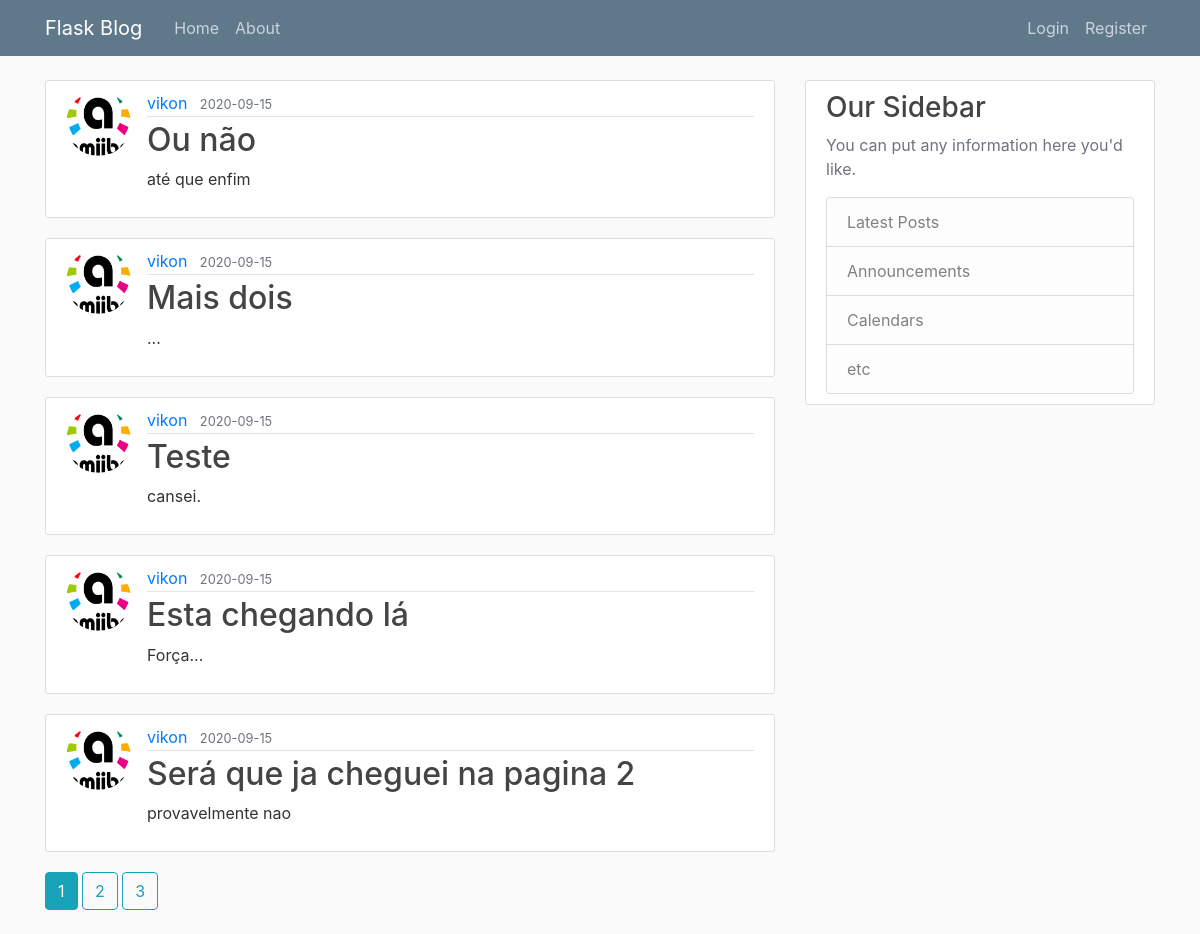
The page /home on the database its author committed.
### flaskblog/models.py (models this page shows, shortened)
class Post(db.Model):
    id = db.Column(db.Integer, primary_key=True)
    title = db.Column(db.String(100), nullable=False)
    date_posted = db.Column(db.DateTime, nullable=False, default=datetime.utcnow)
    content = db.Column(db.Text, nullable=False)
    user_id = db.Column(db.Integer, db.ForeignKey('user.id'), nullable=False)

class User(db.Model, UserMixin):
    id = db.Column(db.Integer, primary_key=True)
    username = db.Column(db.String(20), unique=True, nullable=False)
    email = db.Column(db.String(120), unique=True, nullable=False)
    image_file = db.Column(db.String(20), nullable=False, default='default.jpg')
    password = db.Column(db.String(60), nullable=False)
    posts = db.relationship('Post', backref='author', lazy=True)

### flaskblog/main/routes.py (the view)
@main.route("/")
@main.route("/home")
def home():
    page = request.args.get('page', 1, type=int)
    posts = Post.query.order_by(
        Post.date_posted.desc()).paginate(page=page, per_page=5)
    return render_template('home.html', posts=posts)

### flaskblog/templates/home.html
{% extends "layout.html" %}
{% block content %}
    {% for post in posts.items %}
        <article class="media content-section">
          <img class="rounded-circle article-img" src="{{ url_for('static', filename='profile_pics/' + post.author.image_file) }}">
          <div class="media-body">
            <div class="article-metadata">
              <a class="mr-2" href="{{ url_for('users.user_posts', username=post.author.username) }}">{{ post.author.username }}</a>
              <small class="text-muted">{{ post.date_posted.strftime('%Y-%m-%d') }}</small>
            </div>
            <h2><a class="article-title" href="{{ url_for('posts.post', post_id=post.id) }}">{{ post.title }}</a></h2>
            <p class="article-content">{{ post.content }}</p>
          </div>
        </article>
    {% endfor %}
    {% for page_num in posts.iter_pages(left_edge=1, right_edge=1, left_current=1, right_current=2) %}
      {% if page_num %}
        {% if posts.page == page_num %}
          <a class="btn btn-info mb-4" href="{{ url_for('main.home', page=page_num) }}">{{ page_num }}</a>
        {% else %}
          <a class="btn btn-outline-info mb-4" href="{{ url_for('main.home', page=page_num) }}">{{ page_num }}</a>
        {% endif %}
      {% else %}
        ...
      {% endif %}
    {% endfor %}
{% endblock content %}

### flaskblog/static/main.css (style rules this page uses)
body { background: #fafafa; color: #333333; margin-top: 5rem; }
h1, h2, h3, h4, h5, h6 { color: #444444; }
.content-section { background: #ffffff; padding: 10px 20px; border: 1px solid #dddddd; border-radius: 3px; margin-bottom: 20px; }
.article-title { color: #444444; }
.article-content { white-space: pre-line; }
.article-img { height: 65px; width: 65px; margin-right: 16px; }
.article-metadata { padding-bottom: 1px; margin-bottom: 4px; border-bottom: 1px solid #e3e3e3 }

### rows shown on the page
Post: image_file (picture), author.username "vikon", date_posted "2020-09-15", title "Ou não", content "até que enfim"
Post: image_file (picture), author.username "vikon", date_posted "2020-09-15", title "Mais dois", content "..."
Post: image_file (picture), author.username "vikon", date_posted "2020-09-15", title "Teste", content "cansei."
Post: image_file (picture), author.username "vikon", date_posted "2020-09-15", title "Esta chegando lá", content "Força..."
Post: image_file (picture), author.username "vikon", date_posted "2020-09-15", title "Será que ja cheguei na pagina 2", content "provavelmente nao"

### other values the page prints
{{ page_num }} "1"
{{ page_num }} "2" "3"
